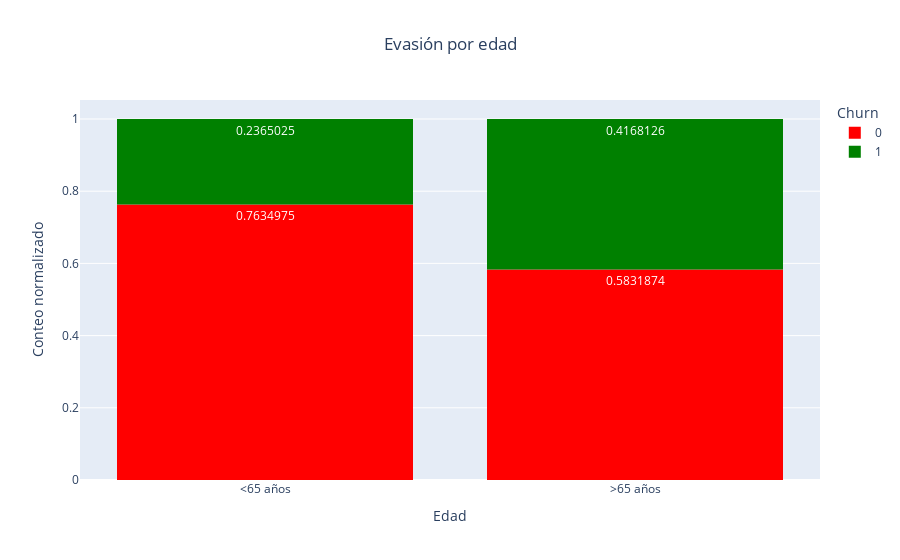

This figure's notebook cell:
### Code cell
comparar_evasion(data_norm, 'customer.SeniorCitizen', 'edad', 'Edad', {0: '<65 años', 1: '>65 años'})

### Figure 1 — Plotly figure (JSON) as saved in the notebook; plotly's stock layout.template omitted (floating-point values rounded to 4 significant figures; data arrays with more than 128 entries replaced by an {"elided": "..."} marker saying what was removed)
{"data": [{"bingroup": "x", "hovertemplate": "Churn=0<br>etiqueta=%{x}<br>count (normalized as fraction)=%{y}<extra></extra>", "legendgroup": "0", "marker": {"color": "red", "pattern": {"shape": ""}}, "name": "0", "orientation": "v", "showlegend": true, "texttemplate": "%{value}", "type": "histogram", "x": {"elided": "5163 str values"}, "xaxis": "x", "yaxis": "y"}, {"bingroup": "x", "hovertemplate": "Churn=1<br>etiqueta=%{x}<br>count (normalized as fraction)=%{y}<extra></extra>", "legendgroup": "1", "marker": {"color": "green", "pattern": {"shape": ""}}, "name": "1", "orientation": "v", "showlegend": true, "texttemplate": "%{value}", "type": "histogram", "x": {"elided": "1869 str values"}, "xaxis": "x", "yaxis": "y"}], "layout": {"bargap": 0.2, "barmode": "relative", "barnorm": "fraction", "legend": {"title": {"text": "Churn"}, "tracegroupgap": 0}, "title": {"text": "Evasión por edad", "x": 0.5}, "xaxis": {"anchor": "y", "domain": [0, 1], "title": {"text": "Edad"}}, "yaxis": {"anchor": "x", "domain": [0, 1], "title": {"text": "Conteo normalizado"}}}}
